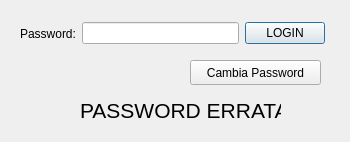
<?xml version="1.0" encoding="UTF-8"?>
<ui version="4.0">
 <class>LoginDialog</class>
 <widget class="QDialog" name="LoginDialog">
  <property name="geometry">
   <rect>
    <x>0</x>
    <y>0</y>
    <width>350</width>
    <height>142</height>
   </rect>
  </property>
  <property name="windowTitle">
   <string>Dialog</string>
  </property>
  <widget class="QPushButton" name="pB_editPassword">
   <property name="geometry">
    <rect>
     <x>190</x>
     <y>60</y>
     <width>131</width>
     <height>25</height>
    </rect>
   </property>
   <property name="text">
    <string>Cambia Password</string>
   </property>
   <property name="autoDefault">
    <bool>false</bool>
   </property>
  </widget>
  <widget class="QLabel" name="l_wrongPsw">
   <property name="geometry">
    <rect>
     <x>80</x>
     <y>90</y>
     <width>201</width>
     <height>41</height>
    </rect>
   </property>
   <property name="font">
    <font>
     <pointsize>16</pointsize>
    </font>
   </property>
   <property name="text">
    <string>PASSWORD ERRATA</string>
   </property>
  </widget>
  <widget class="QWidget" name="layoutWidget">
   <property name="geometry">
    <rect>
     <x>20</x>
     <y>20</y>
     <width>305</width>
     <height>27</height>
    </rect>
   </property>
   <layout class="QHBoxLayout" name="horizontalLayout">
    <item>
     <widget class="QLabel" name="label">
      <property name="text">
       <string>Password:</string>
      </property>
     </widget>
    </item>
    <item>
     <widget class="QLineEdit" name="lE_password"/>
    </item>
    <item>
     <widget class="QPushButton" name="pB_login">
      <property name="text">
       <string>LOGIN</string>
      </property>
     </widget>
    </item>
   </layout>
  </widget>
 </widget>
 <resources/>
 <connections/>
</ui>
